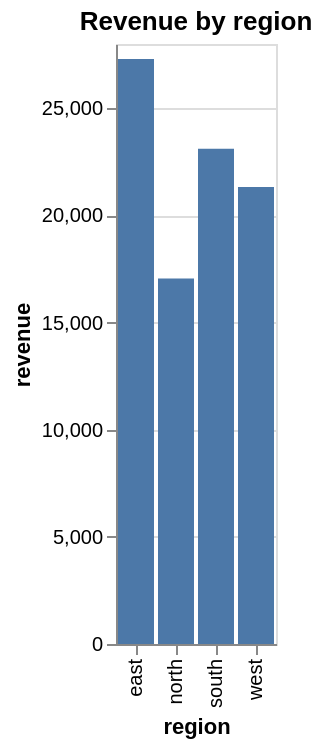

This figure's Vega-Lite source:
### Vega-Lite specification from a JSON file in a GitHub repository (floating-point values rounded to 4 significant figures)
{"$schema": "https://vega.github.io/schema/vega-lite/v5.json", "title": "Revenue by region", "mark": "bar", "encoding": {"x": {"field": "region", "type": "nominal"}, "y": {"field": "revenue", "type": "quantitative"}}, "data": {"values": [{"region": "east", "revenue": 27300.0}, {"region": "south", "revenue": 23111}, {"region": "west", "revenue": 21320.0}, {"region": "north", "revenue": 17051}]}}
